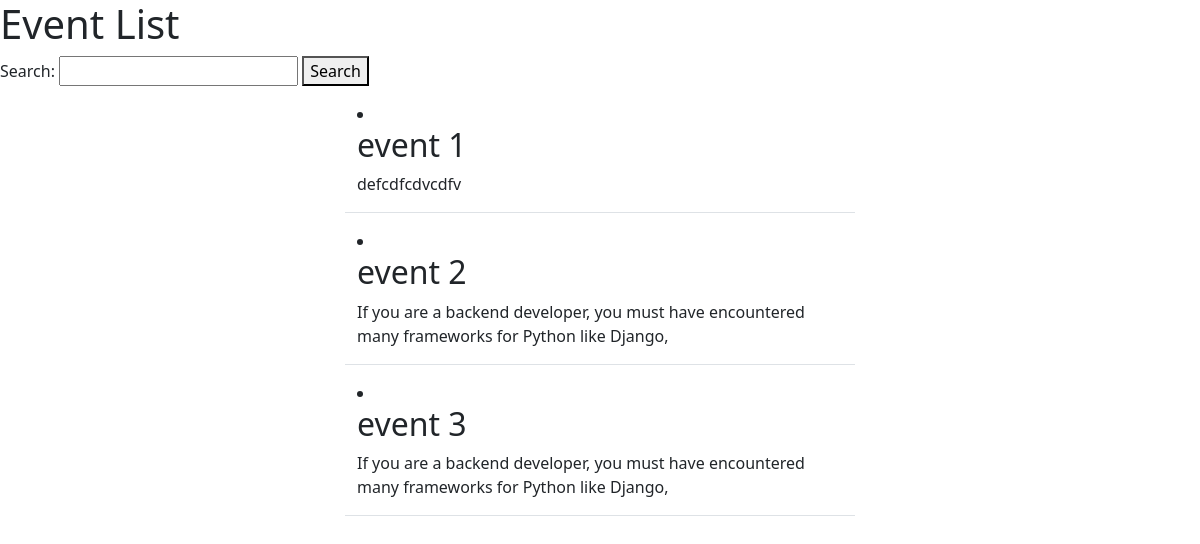
The app's page /api/events/ with its own data.
### events/models.py (models this page shows, shortened)
class Event(models.Model):
    title = models.CharField(max_length=255)
    description = models.TextField()
    date = models.DateField()
    time = models.TimeField()
    location_name = models.CharField(max_length=255)
    total_slots = models.PositiveIntegerField(default=0)
    available_slots = models.PositiveIntegerField(default=0)

### events/views.py (the view, shortened to what this page needs)
class EventViewSet(viewsets.ModelViewSet):
    queryset = Event.objects.all()
    serializer_class = EventSerializer
    filter_backends = [SearchFilter]
    search_fields = ['title', 'description', 'location_name']
    def get_queryset(self):
        print("Search term:", self.request.query_params.get('search'))
        queryset = super().get_queryset()
        return queryset
    def list(self, request, *args, **kwargs):
        queryset = self.filter_queryset(self.get_queryset())  # Use the filtered queryset
        return render(request, 'events/event_list.html', {'queryset': queryset})

### templates/events/event_list.html (shortened to what this page needs)
{% extends "base.html" %}
{% block content %}
  <h1>Event List</h1>
  <form id="search-form">
    <label for="search">Search:</label>
    <input type="text" id="search" name="search">
    <button type="button" onclick="searchEvents()">Search</button>
</form>
    {% if queryset %}
            {% for event in queryset %}
            <div class="row justify-content-center mt-3">
              <div class="col-md-5 col-sm-12 border-bottom position-relative">
                <li>
                  <h2>{{ event.title }}</h2>
                  <p>{{ event.description }}</p>
                </li>
              </div>
              </div>
            {% endfor %}
        {% else %}
            <p>No events found.</p>
        {% endif %}
{% endblock %}

### records on screen
Event: title "event 1", description "defcdfcdvcdfv"
Event: title "event 2", description "If you are a backend developer, you must have encountered many frameworks for Python like Django,"
Event: title "event 3", description "If you are a backend developer, you must have encountered many frameworks for Python like Django,"
